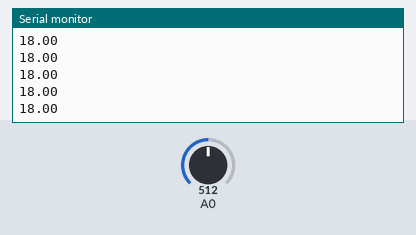
The sketch below on a simulated Arduino Uno, built with avr-gcc and run on an emulated ATmega328P. On the bench: the last lines printed to the serial monitor. The test bench sets the inputs (shaded band); at power-on: A0 = 512.

Above: at 1.2 s.
1.3 s: A0 set to 716
At 1.31 s:
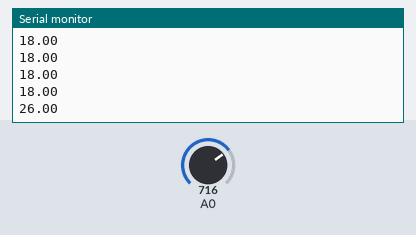
2.8 s: A0 set to 900
At 2.82 s:
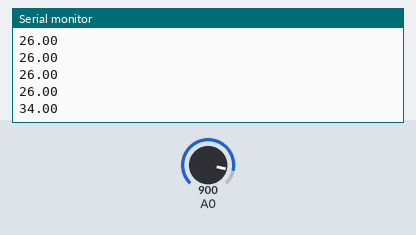
Timing chart, 0 to 5.8 s (numbered marks = the images above; inputs shaded):
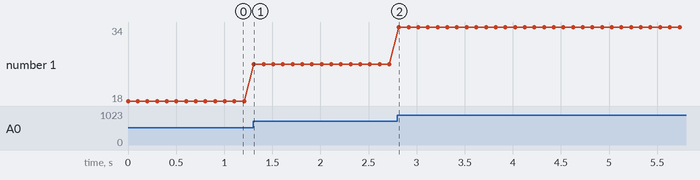

Measured:
- after the input at 1.3 s, the serial monitor: prints a new line at once (image 1)
- after the input at 2.8 s, the serial monitor: prints a new line at once (image 2)
- plotted number 1: 18 → 26 after the input at 1.3 s, 26 → 34 after the input at 2.8 s

The sketch:

AirspeedMPX5050.ino
```cpp
//VentSim v1.0
//by Dominick C. Watts

int x = 0;
int row = 0;
int reading;
float kPa;
float rawcmH2O;
float cmH2O;
void setup() {
Serial.begin(9600);

}
void loop() {
reading = analogRead(A0);
kPa = (reading / 25)-2;
rawcmH2O = (kPa * 10.20);
cmH2O = abs(rawcmH2O - 12.47);
//Serial.print("DATA,TIME,");
//Serial.print(x);
//Serial.print(",");
Serial.println(kPa);
//Serial.print(",");
//Serial.println(cmH2O);

delay(100);
}
```
